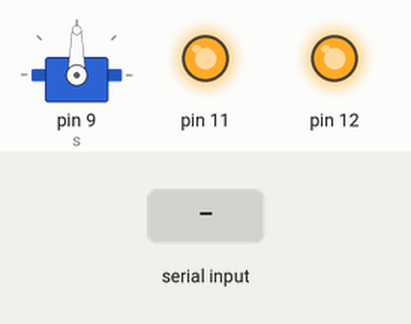
A sketch run on a simulated Arduino Uno, built with avr-gcc and run on an emulated ATmega328P. Shown: servo, output pins drawn as LEDs (lit = HIGH). The test bench sets the inputs (shaded band). What the sketch prints to the serial monitor is not drawn.

Above: at 1.2 s.
1.3 s: "1" received over Serial
At 1.6 s:
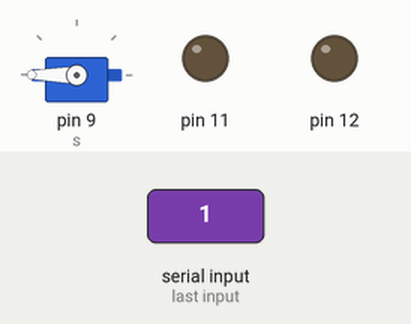
2.8 s: "0" received over Serial
At 3.9 s:
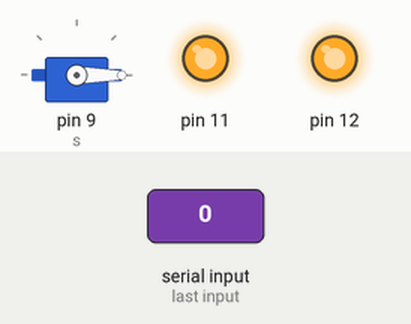
4.3 s: "2" received over Serial
At 5.0 s:
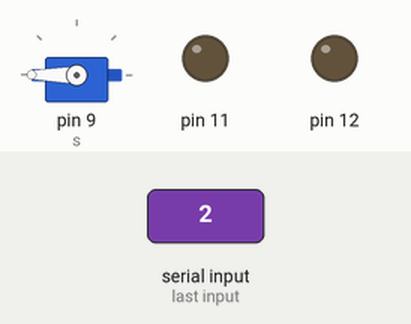
Timing chart, 0 to 7.3 s (numbered marks = the images above; inputs shaded):
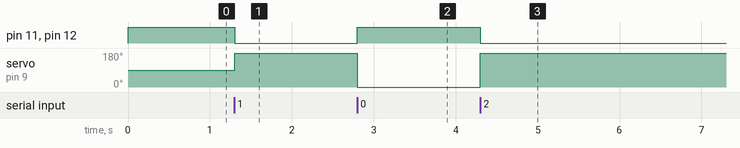

The sketch:

ShooterServo.ino
```cpp
#include <Servo.h>
Servo s;
void setup() {
  Serial.begin(9600);
  s.attach(9);
  pinMode(11, OUTPUT);
  pinMode(12, OUTPUT);
  digitalWrite(11, HIGH);
  digitalWrite(12, HIGH);
}

void loop() {
//  while (!Serial.available()) {
//  }
//  int servo = Serial.read();
//  Serial.write(servo);
//  s.write(servo);

  while (!Serial.available()) {
  }
  int motors = Serial.read();
  if (motors > '0') {
    digitalWrite(11, LOW);
    digitalWrite(12, LOW);
    s.write(180);
  } else {
    digitalWrite(11, HIGH);
    digitalWrite(12, HIGH);
    s.write(0);
  }
  Serial.write(motors);

  delay(10);
}
```

Measured:
- after the input at 1.3 s, pin 11, pin 12: HIGH → LOW at once; servo on pin 9 (s): 90° → 180° at once
- after the input at 2.8 s, pin 11, pin 12: LOW → HIGH at once; servo on pin 9 (s): 180° → 0° at once
- after the input at 4.3 s, pin 11, pin 12: HIGH → LOW at once; servo on pin 9 (s): 0° → 180° at once
